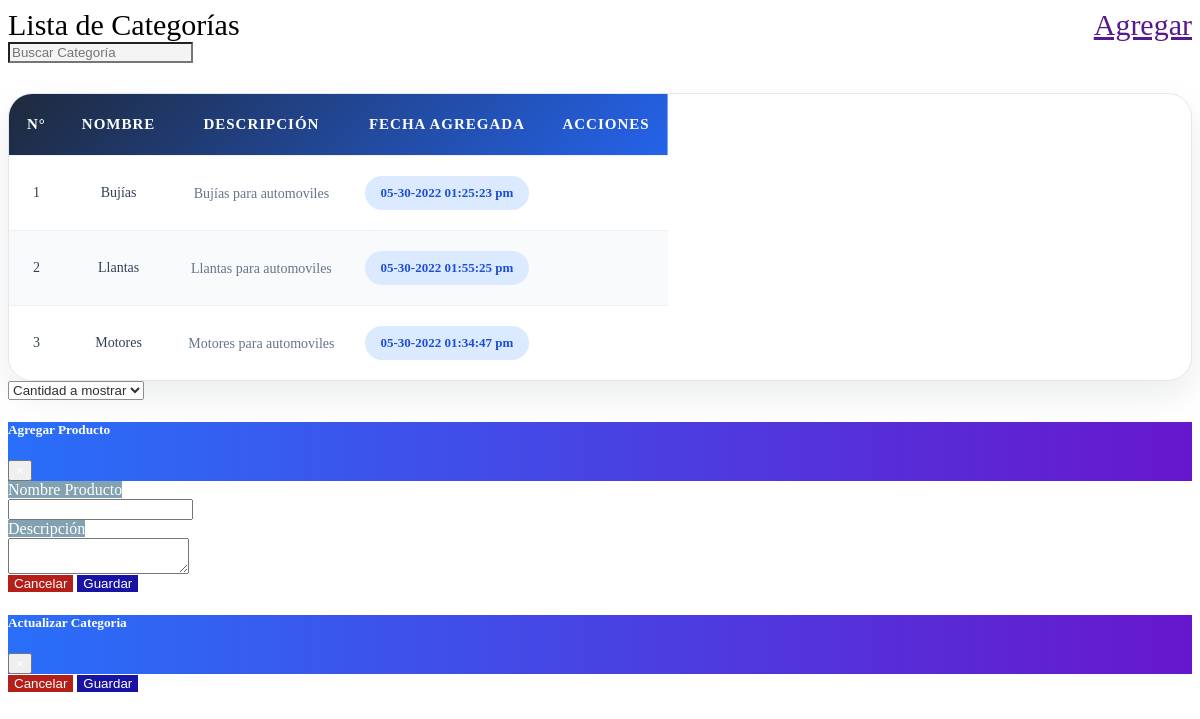
Screenshot of /views/categorias/principal.php with the database file from the repository.
### tables this page shows
CREATE TABLE `categorias` (
  `id_categoria` int(11) NOT NULL,
  `nombre` varchar(100) NOT NULL,
  `descripcion` varchar(255) NOT NULL,
  `fecha_agregado` varchar(100) NOT NULL
);

### models/procesos.php (called while the page is built, shortened)
<?php
    class Procesos
    {
        public function isdu($query,$tipo)
        {
            $rows = null;
            $modelo = new ConexionBD();
            $conexion = $modelo->get_conexion();
            $stm = $conexion->prepare($query);
            if($tipo == "s" || $tipo == "S")
            {
                $stm->execute();
                while($result = $stm->fetch())
                {
                    $rows[]=$result;
                }
                return $rows;
            }
        }
    }
?>

### controllers/funciones.php (called while the page is built, shortened)
<?php
function CRUD($query,$tipo)
{
    $consultas = new Procesos();
    $data = $consultas->isdu($query,$tipo);
    return $data;
}
?>

### views/categorias/tabla.php (the view, shortened to what this page needs)
<div class="table-responsive">
    <table class="table align-middle">
        <thead>
            <tr>
                <th>N°</th>
                <th>Nombre</th>
                <th>Descripción</th>
                <th>Fecha agregada</th>
                <th colspan="2">Acciones</th>
            </tr>
        </thead>
        <tbody>
            <?php foreach($dataCategorias as $result): ?>
            <tr>
                <td class="row-number">
                    <?php echo $cont +=1; ?>
                </td>
                <td class="categoria-name">
                    <?php echo $result['nombre']; ?>
                </td>
                <td>
                    <div class="categoria-desc">
                        <?php echo $result['descripcion']; ?>
                    </div>
                </td>
                <td>
                    <span class="badge-date">
                        <?php echo $result['fecha_agregado']; ?>
                    </span>
                </td>
                <td>
                </td>
                <td>
                </td>
            </tr>
            <?php endforeach ?>
        </tbody>
    </table>
</div>

### views/categorias/principal.php (shortened to what this page needs)
<?php
    include '../../models/procesos.php';
    include '../../controllers/funciones.php';
    if (isset($_GET['num'])) {
        $pagina = $_GET['num'];
    }else{
        $pagina = 0;
    }
    if (isset($_GET['num_reg'])){
        $registros = $_GET['num_reg'];
    }else{
        $registros = 3;
    }
    if (!$pagina){
        $inicio = 0;
    }else{
        $inicio = ($pagina-1)*$registros;
    }
    if(isset($_GET['like'])){
        $valor = $_GET['valor'];
        $dataCategorias = CRUD("SELECT * FROM categorias WHERE nombre like '%$valor%' ","s");
    }
    else{
        $dataCategorias = CRUD("SELECT * FROM categorias ORDER BY nombre ASC LIMIT $inicio,$registros","s");
    }
    $cont = 0;
?>
<div class="row">
    <div class="col-md-12">
        <div class="card" style="background: transparent; border: none;">
            <div class="card-header" style="font-size: 30px;">
                Lista de Categorías
                <a href="" style="float: right;" class="btn btn-success reg-categoria"><i class="fa-solid fa-plus"></i>  Agregar</a>
            </div>
            <div class="card-body">
                <div class="input-group col-md-6">
                    <input type="text" class="form-control" id="like"  placeholder="Buscar Categoría" autocomplete="off" style="background: #f4f4f4;">
                </div>
                <?php include 'tabla.php'; ?>
                <div class="row">
                    <div class="col-md-2">
                        <select id="select-reg" class="custom-select" style="opacity: 0.8;">
                            <option value="0" disabled selected>Cantidad a mostrar</option>
                        </select>
                    </div>
                 </div>
            </div>
        </div>
    </div>
</div>
<?php
    include '../../views/modals/registrar_categoria.php';
    include '../../views/modals/actualizar_categoria.php';
?>

### views/modals/registrar_categoria.php (shortened to what this page needs)
<form id="FormRegCat" enctype="multipart/form-data">
    <div class="modal fade" id="ModalRegCat" tabindex="-1" role="dialog" aria-labelledby="tituloVentana" aria-hidden="true">
        <div class="modal-dialog modal-lg" role="document">
            <div class="modal-content">
                <div class="modal-header" style="background: -webkit-linear-gradient(right, #6717cd, #296ff9); color: white;">
                    <h5 class="modal-title" id="tituloVentana">Agregar Producto</h5>
                    <button type="button" class="close" data-dismiss="modal" aria-label="Close" style="color:#fff;">
                        <span aria-hidden="true">&times;</span>
                    </button>
                </div>
                <div class="modal-body">
                    <div class="row">
                        <div class="col-md-12">
                            <div class="input-group mb-3">
                                <div class="input-group-prepend">
                                    <span class="input-group-text" id="basic-addon1" style="background: #82a1b1; color: white;">Nombre Producto</span>
                                </div>
                                <input type="text" name="nombre" id="nombre" class="form-control" required="ON">
                            </div>
                            <div class="input-group mb-3">
                                <div class="input-group-prepend">
                                    <span class="input-group-text" id="basic-addon1" style="background: #82a1b1; color: white;">Descripción</span>
                                </div>
                                <textarea class="form-control" name="descripcion" id="descripcion" required="ON"></textarea>
                            </div>
                        </div>
                    </div>
                </div>
                <div class="modal-footer">
                    <button type="button" class="btn" data-dismiss="modal" style="background: #b51f1a; color: white; border: none;">Cancelar</button>
                    <button class="btn" name="BtnRegProducto" style="background: #1813a2; color: white; border: none;">Guardar</button>
                </div>
            </div>
        </div>
    </div>
</form>

### views/modals/actualizar_categoria.php (shortened to what this page needs)
<form id="FormUpdCat" enctype="multipart/form-data">
    <div class="modal fade" id="ModalUpdCat" tabindex="-1" role="dialog" aria-labelledby="tituloVentana" aria-hidden="true">
        <div class="modal-dialog modal-lg" role="document">
            <div class="modal-content">
                <div class="modal-header" style="background: -webkit-linear-gradient(right, #6717cd, #296ff9); color: white;">
                    <h5 class="modal-title" id="tituloVentana">Actualizar Categoria</h5>
                    <button type="button" class="close" data-dismiss="modal" aria-label="Close" style="color:#fff;">
                        <span aria-hidden="true">&times;</span>
                    </button>
                </div>
                <div class="modal-footer">
                    <button type="button" class="btn" data-dismiss="modal" style="background: #b51f1a; color: white; border: none;">Cancelar</button>
                    <button class="btn" name="BtnRegProducto" style="background: #1813a2; color: white; border: none;">Guardar</button>
                </div>
            </div>
        </div>
    </div>
</form>

### views/categorias/tabla.php (style rules this page uses)
.table-responsive { margin-top:30px; border-radius:24px; overflow:hidden; background:#ffffff; border:1px solid #e2e8f0; box-shadow:0 15px 35px rgba(15,23,42,0.08); }
.table { margin-bottom:0 !important; border-collapse:separate; border-spacing:0; }
.table thead { background:linear-gradient(135deg,#1e293b,#2563eb) !important; }
.table thead tr { background:transparent !important; }
.table thead tr th { background:transparent !important; color:#ffffff !important; font-size:15px !important; font-weight:700 !important; text-align:center !important; padding:22px 18px !important; border:none !important; text-transform:uppercase; letter-spacing:1px; vertical-align:middle !important; opacity:1 !important; }
.table tbody tr { transition:all .25s ease; background:#ffffff; }
.table tbody tr:nth-child(even) { background:#f8fafc; }
.table tbody td { padding:20px 15px !important; text-align:center; vertical-align:middle !important; border-top:1px solid #edf2f7 !important; color:#334155 !important; font-size:14px; font-weight:500; }
.row-number { font-size:16px; font-weight:700; color:#2563eb !important; }
.categoria-name { font-weight:700; color:#0f172a !important; font-size:15px; }
.categoria-desc { max-width:280px; margin:auto; color:#64748b; font-size:14px; line-height:1.5; }
.badge-date { background:#dbeafe; color:#1d4ed8; padding:9px 16px; border-radius:30px; font-size:13px; font-weight:700; display:inline-block; }

### rows the page displays
categorias: cont "1", nombre "Bujías", descripcion "Bujías para automoviles", fecha_agregado "05-30-2022 01:25:23 pm"
categorias: cont "2", nombre "Llantas", descripcion "Llantas para automoviles", fecha_agregado "05-30-2022 01:55:25 pm"
categorias: cont "3", nombre "Motores", descripcion "Motores para automoviles", fecha_agregado "05-30-2022 01:34:47 pm"
